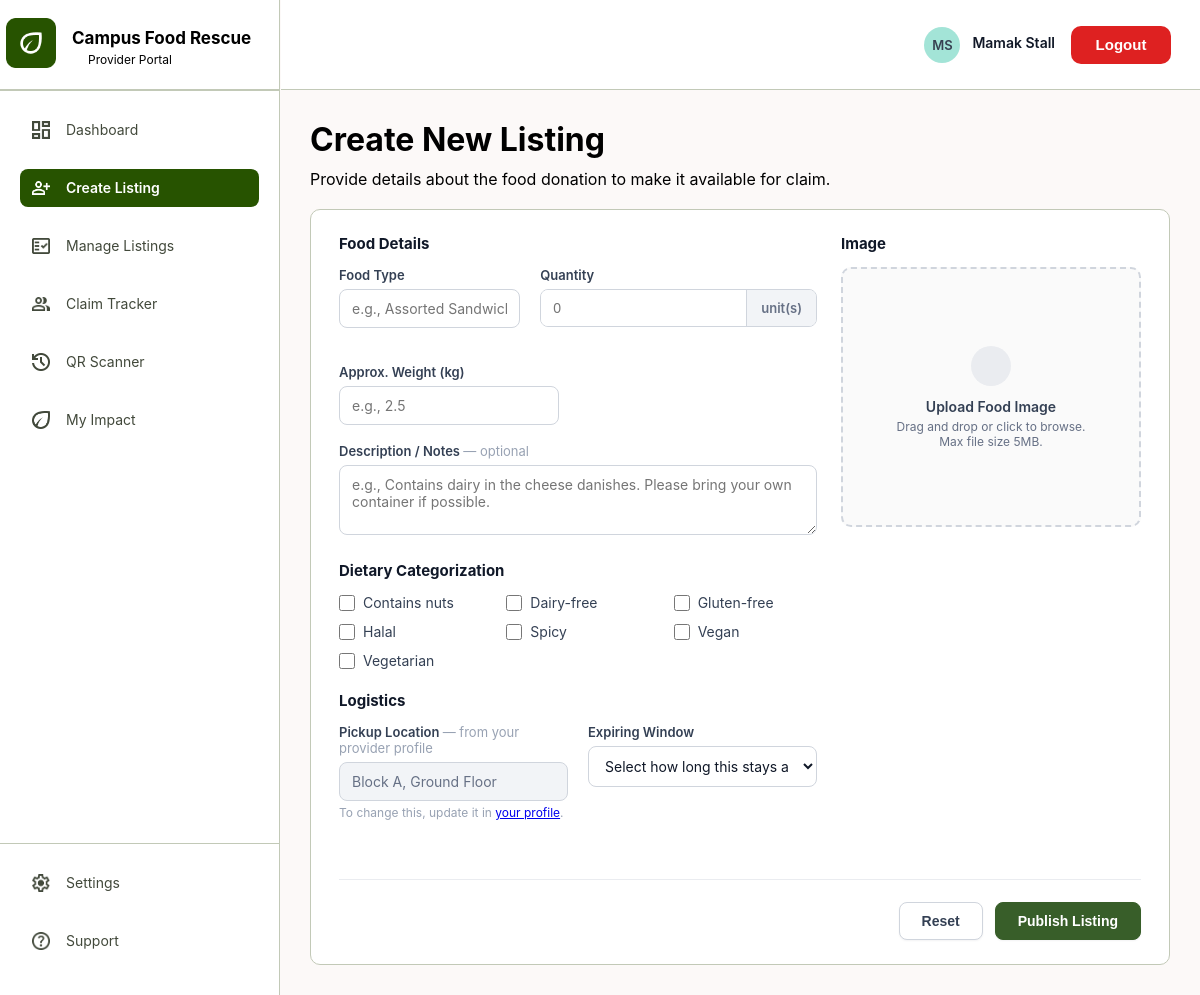
Page /pages/food_provider/createListing.php (signed in) on the committed database.
### tables this page shows
CREATE TABLE `food_tags` (
  `tag_id` int(11) NOT NULL,
  `tag_name` varchar(50) NOT NULL
);

CREATE TABLE `provider` (
  `provider_id` int(11) NOT NULL,
  `user_id` int(11) NOT NULL,
  `provider_name` varchar(100) NOT NULL,
  `contact_number` varchar(20) NOT NULL,
  `location` varchar(200) NOT NULL,
  `operating_hours` varchar(100) DEFAULT NULL,
  `request_note` varchar(300) DEFAULT NULL,
  `provider_status` enum('pending_approval','active','suspended') NOT NULL DEFAULT 'pending_approval'
);

### pages/food_provider/_provider_helpers.php (called while the page is built, shortened)
<?php
function getProviderId(mysqli $conn, int $userId): ?int {
    $query = "SELECT provider_id FROM provider WHERE user_id = ? LIMIT 1";
    $stmt = mysqli_prepare($conn, $query);
    mysqli_stmt_bind_param($stmt, "i", $userId);
    mysqli_stmt_execute($stmt);
    $result = mysqli_stmt_get_result($stmt);
    $row = mysqli_fetch_assoc($result);
    return $row ? (int)$row['provider_id'] : null;
}
function getAllFoodTags(mysqli $conn): array {
    $res = mysqli_query($conn, "SELECT tag_id, tag_name FROM food_tags ORDER BY tag_name ASC");
    return mysqli_fetch_all($res, MYSQLI_ASSOC);
}
function getProviderApprovalStatus(mysqli $conn, int $providerId): string {
    $stmt = mysqli_prepare($conn, "SELECT provider_status FROM provider WHERE provider_id = ?");
    mysqli_stmt_bind_param($stmt, "i", $providerId);
    mysqli_stmt_execute($stmt);
    $row = mysqli_fetch_assoc(mysqli_stmt_get_result($stmt));
    return $row['provider_status'] ?? 'pending_approval';
}
function requireApprovedProvider(mysqli $conn, int $providerId, int $badgeCount = 0): void {
    $status = getProviderApprovalStatus($conn, $providerId);
    if ($status === 'active') {
        return;
    }
    ?>
            <?php $provider_pending_claims_badge = $badgeCount; include __DIR__ . '/../../includes/sidebar.php'; ?>
                    <?php include __DIR__ . '/../../includes/topbar.php'; ?>
    <?php
    exit();
}

### pages/food_provider/createListing.php (the view, shortened to what this page needs)
<?php
require_once __DIR__ . '/../../config/db.php';
require_once __DIR__ . '/_provider_helpers.php';
$userId = (int)($_SESSION['user_id'] ?? 0);
$providerId = getProviderId($conn, $userId);
$allTags = getAllFoodTags($conn);
$stmt = mysqli_prepare($conn, "SELECT location FROM provider WHERE provider_id = ?");
mysqli_stmt_bind_param($stmt, "i", $providerId);
mysqli_stmt_execute($stmt);
$providerRow = mysqli_fetch_assoc(mysqli_stmt_get_result($stmt));
$pickup_location = $providerRow['location'] ?? '';
$food_name = $description = '';
$quantity = '';
$weight_kg = '';
$selectedTags = [];
?>
<!DOCTYPE html>
<html lang="en">
<head>
    <link rel="stylesheet" href="../../assets/css/sidebar.css">
    <link rel="stylesheet" href="../../assets/css/topbar.css">
    <link rel="stylesheet" href="../../assets/css/dashboard.css">
    <link rel="stylesheet" href="../../assets/css/provider/provider.css">
    <link rel="stylesheet" href="../../assets/css/provider/createListing.css">
</head>
<body>
    <div class="dashboard-container">
        <?php $provider_pending_claims_badge = getPendingClaimsCount($conn, $providerId); include '../../includes/sidebar.php'; ?>
        <div class="main-content">
            <div class="topbar-container">
                <?php include '../../includes/topbar.php'; ?>
            </div>
            <div class="content-container">
                <h1 class="page-title">Create New Listing</h1>
                <p class="page-subtitle">Provide details about the food donation to make it available for claim.</p>
                <div style="margin-top:20px;">
                    <form method="POST" action="" enctype="multipart/form-data" class="form-card">
                        <div class="create-listing-grid">
                            <div>
                                <h3 class="form-section-title">Food Details</h3>
                                <div class="field-row">
                                    <div class="field-group">
                                        <label class="field-label">Food Type</label>
                                        <input type="text" name="food_name" class="text-input" placeholder="e.g., Assorted Sandwiches" value="<?= htmlspecialchars($food_name) ?>" maxlength="200" required>
                                    </div>
                                    <div class="field-group">
                                        <label class="field-label">Quantity</label>
                                        <div class="input-with-suffix">
                                            <input type="number" name="quantity" min="1" step="1" placeholder="0" value="<?= htmlspecialchars($quantity) ?>" required>
                                            <span class="input-suffix">unit(s)</span>
                                        </div>
                                    </div>
                                </div>
                                <div class="field-group">
                                    <label class="field-label">Approx. Weight (kg)</label>
                                    <input type="number" name="weight_kg" min="0.1" step="0.1" class="text-input" placeholder="e.g., 2.5" value="<?= htmlspecialchars($weight_kg) ?>" style="max-width:220px;" required>
                                </div>
                                <div class="field-group">
                                    <label class="field-label">Description / Notes <span style="font-weight:400; color:#98A2B3;">— optional</span></label>
                                    <textarea name="description" class="textarea-input" placeholder="e.g., Contains dairy in the cheese danishes. Please bring your own container if possible." maxlength="500"><?= htmlspecialchars($description) ?></textarea>
                                </div>
                                <h3 class="form-section-title" style="margin-top:22px;">Dietary Categorization</h3>
                                <div class="checkbox-grid">
                                    <?php foreach ($allTags as $tag): ?>
                                        <label class="checkbox-item">
                                            <input type="checkbox" name="tags[]" value="<?= $tag['tag_id'] ?>" <?= in_array((int)$tag['tag_id'], $selectedTags, true) ? 'checked' : '' ?>>
                                            <?= htmlspecialchars($tag['tag_name']) ?>
                                        </label>
                                    <?php endforeach; ?>
                                </div>
                                <h3 class="form-section-title" style="margin-top:22px;">Logistics</h3>
                                <div class="field-row">
                                    <div class="field-group">
                                        <label class="field-label">Pickup Location <span style="font-weight:400; color:#98A2B3;">— from your provider profile</span></label>
                                        <input type="text" class="text-input" value="<?= htmlspecialchars($pickup_location) ?>" readonly style="background:#F2F4F7; color:#667085; cursor:not-allowed;">
                                        <span style="font-size:12px; color:#98A2B3;">To change this, update it in <a href="profile.php">your profile</a>.</span>
                                    </div>
                                    <div class="field-group">
                                        <label class="field-label">Expiring Window</label>
                                        <select name="duration_minutes" class="text-input" required>
                                            <option value="">Select how long this stays available...</option>
                                        </select>
                                    </div>
                                </div>
                            </div>
                            <div>
                                <h3 class="form-section-title">Image</h3>
                                <label class="image-upload-box" for="imageInput" id="imageDropZone">
                                    <span class="image-upload-icon"><ion-icon name="cloud-upload-outline"></ion-icon></span>
                                    <span class="image-upload-title">Upload Food Image</span>
                                    <span class="image-upload-sub">Drag and drop or click to browse.<br>Max file size 5MB.</span>
                                </label>
                            </div>
                        </div>
                        <div class="form-divider"></div>
                        <div class="form-footer-actions">
                            <button type="reset" class="btn-outline">Reset</button>
                            <button type="submit" class="btn-primary">Publish Listing</button>
                        </div>
                    </form>
                </div>
            </div>
        </div>
    </div>
</body>
</html>

### assets/css/topbar.css (style rules this page uses)
*, *::before, *::after { box-sizing: border-box; margin: 0; padding: 0; }
html, body { margin: 0; padding: 0; font-family: 'Inter', sans-serif; box-sizing: border-box; height: 100%; overflow-x: hidden; }
.main-content { flex: 1; display: flex; flex-direction: column; background-color: #FCF9F8; margin-left: 280px; min-width: 0; }
.topbar-container { position: fixed; top: 0; z-index:10; flex-shrink: 0; width: calc(100% - 280px); margin-left: 1px; left: 280px; right: 0; }
.dashboard-container { display: flex; width: 100%; min-height: 100%; }

### assets/css/dashboard.css (style rules this page uses)
.page-title { font-weight: bold; font-family: "Inter", sans-serif; margin: 0; }
.page-subtitle { font-family: "Inter", sans-serif; margin-left: 0; margin-top: 10px; }
.content-container { padding: 30px; margin-top: 64px; display:flex; flex-direction: column; width: 100%; }

### assets/css/provider/provider.css (style rules this page uses)
.form-card { background-color: #FFFFFF; border: 1px solid #C2C9B7; border-radius: 10px; padding: 24px 28px; }
.field-label { display: block; font-size: 13px; font-weight: 600; color: #344054; margin-bottom: 6px; }
.text-input, .textarea-input, .select-input { width: 100%; padding: 10px 12px; border: 1px solid #D0D5DD; border-radius: 8px; font-size: 14px; font-family: 'Inter', sans-serif; color: #101828; background-color: #FFFFFF; }
.textarea-input { resize: vertical; min-height: 70px; }
.field-row { display: grid; grid-template-columns: 1fr 1fr; gap: 20px; margin-bottom: 18px; }
.field-group { margin-bottom: 18px; }
.checkbox-grid { display: grid; grid-template-columns: repeat(3, 1fr); gap: 12px 24px; }
.checkbox-item { display: flex; align-items: center; gap: 8px; font-size: 14px; color: #344054; cursor: pointer; }
.checkbox-item input { width: 16px; height: 16px; cursor: pointer; }
.btn-outline, .btn-primary, .btn-danger-outline { display: inline-flex; align-items: center; justify-content: center; gap: 6px; border-radius: 8px; padding: 10px 22px; font-size: 14px; font-weight: 600; cursor: pointer; transition: background-color 0.15s ease, border-color 0.15s ease, box-shadow 0.15s ease, transform 0.05s ease; }
.btn-outline { background-color: #FFFFFF; color: #344054; border: 1px solid #D0D5DD; box-shadow: 0 1px 2px rgba(16, 24, 40, 0.05); }
.btn-primary { background-color: #385E29; color: #FFFFFF; border: 1px solid #385E29; box-shadow: 0 1px 2px rgba(16, 24, 40, 0.05); }
@media (min-width: 769px) { .content-container { margin-top: 90px !important; } }

### assets/css/provider/createListing.css (style rules this page uses)
.form-section-title { font-size: 15px; font-weight: 700; color: #101828; margin-bottom: 14px; }
.input-with-suffix { display: flex; align-items: center; border: 1px solid #D0D5DD; border-radius: 8px; overflow: hidden; }
.input-with-suffix input { border: none; flex: 1; padding: 10px 12px; font-size: 14px; }
.input-suffix { background-color: #F2F4F7; color: #667085; padding: 10px 14px; font-size: 13px; font-weight: 600; border-left: 1px solid #D0D5DD; }
.create-listing-grid { display: grid; grid-template-columns: 1fr 300px; gap: 24px; align-items: start; }
.image-upload-box { border: 2px dashed #D0D5DD; border-radius: 10px; height: 260px; display: flex; flex-direction: column; align-items: center; justify-content: center; text-align: center; padding: 20px; cursor: pointer; background-color: #FAFAFA; overflow: hidden; position: relative; }
.image-upload-icon { width: 40px; height: 40px; border-radius: 50%; background-color: #EAECF0; display: flex; align-items: center; justify-content: center; margin-bottom: 12px; font-size: 20px; color: #667085; }
.image-upload-title { font-weight: 600; font-size: 14px; color: #344054; margin-bottom: 4px; }
.image-upload-sub { font-size: 12px; color: #667085; }
.form-divider { height: 1px; background-color: #EAECF0; margin: 22px 0; }
.form-footer-actions { display: flex; justify-content: flex-end; gap: 12px; margin-top: 22px; }

### rows in the picture
food_tags: tag_name "Contains nuts"
food_tags: tag_name "Dairy-free"
food_tags: tag_name "Gluten-free"
food_tags: tag_name "Halal"
food_tags: tag_name "Spicy"
food_tags: tag_name "Vegan"
food_tags: tag_name "Vegetarian"
provider: location "Block A, Ground Floor"

### other values in the picture
$portal_title "Provider Portal"
$item['title'] "Dashboard"
$item['title'] "Create Listing"
$item['title'] "Manage Listings"
$item['title'] "Claim Tracker"
$item['title'] "QR Scanner"
$item['title'] "My Impact"
$initials "MS"
$userName "Mamak Stall"
